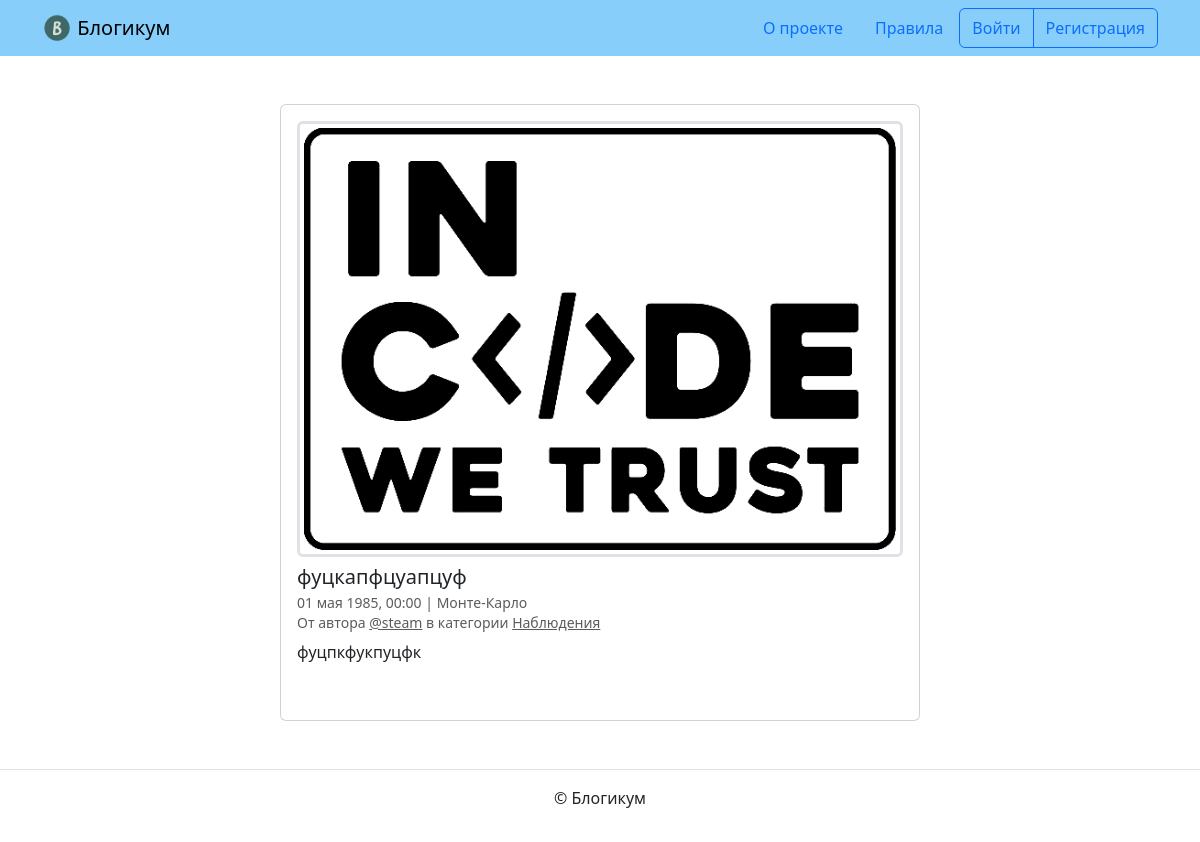
/posts/47/, run on the app's committed database.
### blog/models.py (models this page shows, shortened)
class BaseModel(models.Model):
    is_published = models.BooleanField(
        default=True,
        verbose_name='Опубликовано',
        help_text='Снимите галочку, чтобы скрыть публикацию.'
    )
    created_at = models.DateTimeField(
        auto_now_add=True,
        verbose_name='Добавлено'
    )
    class Meta:
        abstract = True

class Post(BaseModel):
    title = models.CharField(max_length=256, verbose_name='Заголовок')
    text = models.TextField(verbose_name='Текст')
    pub_date = models.DateTimeField(
        verbose_name='Дата и время публикации',
        help_text='Если установить дату и время в будущем — '
                  'можно делать отложенные публикации.'
    )
    image = models.ImageField('Фото', upload_to='posts_images', blank=True)
    author = models.ForeignKey(
        User,
        on_delete=models.CASCADE,
        verbose_name='Автор публикации',
        related_name='posts',
    )
    category = models.ForeignKey(
        Category,
        on_delete=models.SET_NULL,
        null=True,
        verbose_name='Категория',
        related_name='posts',
    )
    location = models.ForeignKey(
        Location,
        on_delete=models.SET_NULL,
        null=True,
        blank=True,
        verbose_name='Местоположение',
        related_name='posts',
    )
    class Meta:
        verbose_name = 'публикация'
        verbose_name_plural = 'Публикации'

class Location(BaseModel):
    name = models.CharField(max_length=256, verbose_name='Название места')
    class Meta:
        verbose_name = 'местоположение'
        verbose_name_plural = 'Местоположения'

class Category(BaseModel):
    title = models.CharField(max_length=256, verbose_name='Заголовок')
    description = models.TextField(verbose_name='Описание')
    slug = models.SlugField(
        unique=True,
        verbose_name='Идентификатор',
        help_text='Идентификатор страницы для URL; '
                  'разрешены символы латиницы, цифры, дефис и подчёркивание.'
    )
    class Meta:
        verbose_name = 'категория'
        verbose_name_plural = 'Категории'

### blog/views.py (the view)
# urls.py: path('posts/<int:id>/', views.post_detail, name='post_detail'),
def post_detail(request, id):
    template = 'blog/detail.html'
    post = get_object_or_404(Post, id=id, is_published=True)
    comments = post.comments.all().order_by('pub_date')
    form = CommentForm()
    context = {
        'post': post,
        'comments': comments,
        'form': form,
    }
    return render(request, template, context)

### templates/blog/detail.html (shortened to what this page needs)
{% extends "base.html" %}
{% block content %}
  <div class="col d-flex justify-content-center">
    <div class="card" style="width: 40rem;">
      <div class="card-body">
        {% if post.image %}
          <a href="{{ post.image.url }}" target="_blank">
            <img class="border-3 rounded img-fluid img-thumbnail mb-2 mx-auto d-block" src="{{ post.image.url }}">
          </a>
        {% endif %}
        <h5 class="card-title">{{ post.title }}</h5>
        <h6 class="card-subtitle mb-2 text-muted">
          <small>
            {{ post.pub_date|date:"d E Y, H:i" }} | {% if post.location and post.location.is_published %}{{ post.location.name }}{% else %}Планета Земля{% endif %}<br>
            От автора <a class="text-muted" href="{% url 'blog:profile' post.author %}">@{{ post.author.username }}</a> в
            категории {% include "includes/category_link.html" %}
          </small>
        </h6>
        <p class="card-text">{{ post.text|linebreaksbr }}</p>
        {% include "includes/comments.html" %}
      </div>
    </div>
  </div>
{% endblock %}

### templates/includes/category_link.html
<a class="text-muted" href="{% url 'blog:category_posts' post.category.slug %}">
  {{ post.category.title }}
</a>

### data on the page
Post: image (picture), title "фуцкапфцуапцуф", pub_date "01 мая 1985, 00:00", location.name "Монте-Карло", author.username "steam", category "Наблюдения", text "фуцпкфукпуцфк"
